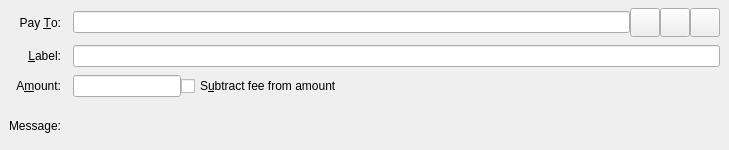
<?xml version="1.0" encoding="UTF-8"?>
<ui version="4.0">
 <class>SendCoinsEntry</class>
 <widget class="QStackedWidget" name="SendCoinsEntry">
  <property name="geometry">
   <rect>
    <x>0</x>
    <y>0</y>
    <width>729</width>
    <height>150</height>
   </rect>
  </property>
  <property name="focusPolicy">
   <enum>Qt::TabFocus</enum>
  </property>
  <property name="autoFillBackground">
   <bool>false</bool>
  </property>
  <widget class="QFrame" name="SendCoins">
   <property name="toolTip">
    <string>This is a normal payment.</string>
   </property>
   <property name="frameShape">
    <enum>QFrame::NoFrame</enum>
   </property>
   <layout class="QGridLayout" name="gridLayout">
    <property name="topMargin">
     <number>8</number>
    </property>
    <property name="bottomMargin">
     <number>4</number>
    </property>
    <property name="horizontalSpacing">
     <number>12</number>
    </property>
    <property name="verticalSpacing">
     <number>8</number>
    </property>
    <item row="2" column="1">
     <layout class="QHBoxLayout" name="horizontalLayoutAmount" stretch="0,1">
      <item>
       <widget class="PointsAmountField" name="payAmount"/>
      </item>
      <item>
       <widget class="QCheckBox" name="checkboxSubtractFeeFromAmount">
        <property name="toolTip">
         <string>The fee will be deducted from the amount being sent. The recipient will receive less points than you enter in the amount field. If multiple recipients are selected, the fee is split equally.</string>
        </property>
        <property name="text">
         <string>S&amp;ubtract fee from amount</string>
        </property>
       </widget>
      </item>
     </layout>
    </item>
    <item row="3" column="1">
     <widget class="QLabel" name="messageTextLabel">
      <property name="toolTip">
       <string>A message that was attached to the points: URI which will be stored with the transaction for your reference. Note: This message will not be sent over the points network.</string>
      </property>
      <property name="textFormat">
       <enum>Qt::PlainText</enum>
      </property>
     </widget>
    </item>
    <item row="1" column="0">
     <widget class="QLabel" name="labellLabel">
      <property name="text">
       <string>&amp;Label:</string>
      </property>
      <property name="alignment">
       <set>Qt::AlignRight|Qt::AlignTrailing|Qt::AlignVCenter</set>
      </property>
      <property name="buddy">
       <cstring>addAsLabel</cstring>
      </property>
     </widget>
    </item>
    <item row="0" column="1">
     <layout class="QHBoxLayout" name="payToLayout">
      <property name="spacing">
       <number>0</number>
      </property>
      <item>
       <widget class="QValidatedLineEdit" name="payTo">
        <property name="toolTip">
         <string>The points address to send the payment to</string>
        </property>
       </widget>
      </item>
      <item>
       <widget class="QToolButton" name="addressBookButton">
        <property name="toolTip">
         <string>Choose previously used address</string>
        </property>
        <property name="text">
         <string/>
        </property>
        <property name="icon">
         <iconset resource="../points.qrc">
          <normaloff>:/icons/address-book</normaloff>:/icons/address-book</iconset>
        </property>
        <property name="iconSize">
         <size>
          <width>22</width>
          <height>22</height>
         </size>
        </property>
        <property name="shortcut">
         <string>Alt+A</string>
        </property>
       </widget>
      </item>
      <item>
       <widget class="QToolButton" name="pasteButton">
        <property name="toolTip">
         <string>Paste address from clipboard</string>
        </property>
        <property name="text">
         <string/>
        </property>
        <property name="icon">
         <iconset resource="../points.qrc">
          <normaloff>:/icons/editpaste</normaloff>:/icons/editpaste</iconset>
        </property>
        <property name="iconSize">
         <size>
          <width>22</width>
          <height>22</height>
         </size>
        </property>
        <property name="shortcut">
         <string>Alt+P</string>
        </property>
       </widget>
      </item>
      <item> 
       <widget class="QToolButton" name="deleteButton">
        <property name="toolTip">
         <string>Remove this entry</string>
        </property>
        <property name="text">
         <string/>
        </property>
        <property name="icon">
         <iconset resource="../points.qrc">
          <normaloff>:/icons/remove</normaloff>:/icons/remove</iconset>
        </property>
        <property name="iconSize">
         <size>
          <width>22</width>
          <height>22</height>
         </size>
        </property>
       </widget>
      </item>
     </layout>
    </item>
    <item row="2" column="0">
     <widget class="QLabel" name="amountLabel">
      <property name="text">
       <string>A&amp;mount:</string>
      </property>
      <property name="alignment">
       <set>Qt::AlignRight|Qt::AlignTrailing|Qt::AlignVCenter</set>
      </property>
      <property name="buddy">
       <cstring>payAmount</cstring>
      </property>
     </widget>
    </item>
    <item row="1" column="1">
     <widget class="QLineEdit" name="addAsLabel">
      <property name="toolTip">
       <string>Enter a label for this address to add it to the list of used addresses</string>
      </property>
     </widget>
    </item>
    <item row="3" column="0">
     <widget class="QLabel" name="messageLabel">
      <property name="text">
       <string>Message:</string>
      </property>
      <property name="alignment">
       <set>Qt::AlignRight|Qt::AlignTrailing|Qt::AlignVCenter</set>
      </property>
     </widget>
    </item>
    <item row="0" column="0">
     <widget class="QLabel" name="payToLabel">
      <property name="text">
       <string>Pay &amp;To:</string>
      </property>
      <property name="alignment">
       <set>Qt::AlignRight|Qt::AlignTrailing|Qt::AlignVCenter</set>
      </property>
      <property name="buddy">
       <cstring>payTo</cstring>
      </property>
     </widget>
    </item>
   </layout>
  </widget>
  <widget class="QFrame" name="SendCoins_UnauthenticatedPaymentRequest">
   <property name="palette">
    <palette>
     <active>
      <colorrole role="WindowText">
       <brush brushstyle="SolidPattern">
        <color alpha="255">
         <red>0</red>
         <green>0</green>
         <blue>0</blue>
        </color>
       </brush>
      </colorrole>
      <colorrole role="Button">
       <brush brushstyle="SolidPattern">
        <color alpha="255">
         <red>255</red>
         <green>255</green>
         <blue>127</blue>
        </color>
       </brush>
      </colorrole>
      <colorrole role="Light">
       <brush brushstyle="SolidPattern">
        <color alpha="255">
         <red>255</red>
         <green>255</green>
         <blue>255</blue>
        </color>
       </brush>
      </colorrole>
      <colorrole role="Midlight">
       <brush brushstyle="SolidPattern">
        <color alpha="255">
         <red>255</red>
         <green>255</green>
         <blue>191</blue>
        </color>
       </brush>
      </colorrole>
      <colorrole role="Dark">
       <brush brushstyle="SolidPattern">
        <color alpha="255">
         <red>127</red>
         <green>127</green>
         <blue>63</blue>
        </color>
       </brush>
      </colorrole>
      <colorrole role="Mid">
       <brush brushstyle="SolidPattern">
        <color alpha="255">
         <red>170</red>
         <green>170</green>
         <blue>84</blue>
        </color>
       </brush>
      </colorrole>
      <colorrole role="Text">
       <brush brushstyle="SolidPattern">
        <color alpha="255">
         <red>0</red>
         <green>0</green>
         <blue>0</blue>
        </color>
       </brush>
      </colorrole>
      <colorrole role="BrightText">
       <brush brushstyle="SolidPattern">
        <color alpha="255">
         <red>255</red>
         <green>255</green>
         <blue>255</blue>
        </color>
       </brush>
      </colorrole>
      <colorrole role="ButtonText">
       <brush brushstyle="SolidPattern">
        <color alpha="255">
         <red>0</red>
         <green>0</green>
         <blue>0</blue>
        </color>
       </brush>
      </colorrole>
      <colorrole role="Base">
       <brush brushstyle="SolidPattern">
        <color alpha="255">
         <red>255</red>
         <green>255</green>
         <blue>255</blue>
        </color>
       </brush>
      </colorrole>
      <colorrole role="Window">
       <brush brushstyle="SolidPattern">
        <color alpha="255">
         <red>255</red>
         <green>255</green>
         <blue>127</blue>
        </color>
       </brush>
      </colorrole>
      <colorrole role="Shadow">
       <brush brushstyle="SolidPattern">
        <color alpha="255">
         <red>0</red>
         <green>0</green>
         <blue>0</blue>
        </color>
       </brush>
      </colorrole>
      <colorrole role="AlternateBase">
       <brush brushstyle="SolidPattern">
        <color alpha="255">
         <red>255</red>
         <green>255</green>
         <blue>191</blue>
        </color>
       </brush>
      </colorrole>
      <colorrole role="ToolTipBase">
       <brush brushstyle="SolidPattern">
        <color alpha="255">
         <red>255</red>
         <green>255</green>
         <blue>220</blue>
        </color>
       </brush>
      </colorrole>
      <colorrole role="ToolTipText">
       <brush brushstyle="SolidPattern">
        <color alpha="255">
         <red>0</red>
         <green>0</green>
         <blue>0</blue>
        </color>
       </brush>
      </colorrole>
     </active>
     <inactive>
      <colorrole role="WindowText">
       <brush brushstyle="SolidPattern">
        <color alpha="255">
         <red>0</red>
         <green>0</green>
         <blue>0</blue>
        </color>
       </brush>
      </colorrole>
      <colorrole role="Button">
       <brush brushstyle="SolidPattern">
        <color alpha="255">
         <red>255</red>
         <green>255</green>
         <blue>127</blue>
        </color>
       </brush>
      </colorrole>
      <colorrole role="Light">
       <brush brushstyle="SolidPattern">
        <color alpha="255">
         <red>255</red>
         <green>255</green>
         <blue>255</blue>
        </color>
       </brush>
      </colorrole>
      <colorrole role="Midlight">
       <brush brushstyle="SolidPattern">
        <color alpha="255">
         <red>255</red>
         <green>255</green>
         <blue>191</blue>
        </color>
       </brush>
      </colorrole>
      <colorrole role="Dark">
       <brush brushstyle="SolidPattern">
        <color alpha="255">
         <red>127</red>
         <green>127</green>
         <blue>63</blue>
        </color>
       </brush>
      </colorrole>
      <colorrole role="Mid">
       <brush brushstyle="SolidPattern">
        <color alpha="255">
         <red>170</red>
         <green>170</green>
         <blue>84</blue>
        </color>
       </brush>
      </colorrole>
      <colorrole role="Text">
       <brush brushstyle="SolidPattern">
        <color alpha="255">
         <red>0</red>
         <green>0</green>
         <blue>0</blue>
        </color>
       </brush>
      </colorrole>
      <colorrole role="BrightText">
       <brush brushstyle="SolidPattern">
        <color alpha="255">
         <red>255</red>
         <green>255</green>
         <blue>255</blue>
        </color>
       </brush>
      </colorrole>
      <colorrole role="ButtonText">
       <brush brushstyle="SolidPattern">
        <color alpha="255">
         <red>0</red>
         <green>0</green>
         <blue>0</blue>
        </color>
       </brush>
      </colorrole>
      <colorrole role="Base">
       <brush brushstyle="SolidPattern">
        <color alpha="255">
         <red>255</red>
         <green>255</green>
         <blue>255</blue>
        </color>
       </brush>
      </colorrole>
      <colorrole role="Window">
       <brush brushstyle="SolidPattern">
        <color alpha="255">
         <red>255</red>
         <green>255</green>
         <blue>127</blue>
        </color>
       </brush>
      </colorrole>
      <colorrole role="Shadow">
       <brush brushstyle="SolidPattern">
        <color alpha="255">
         <red>0</red>
         <green>0</green>
         <blue>0</blue>
        </color>
       </brush>
      </colorrole>
      <colorrole role="AlternateBase">
       <brush brushstyle="SolidPattern">
        <color alpha="255">
         <red>255</red>
         <green>255</green>
         <blue>191</blue>
        </color>
       </brush>
      </colorrole>
      <colorrole role="ToolTipBase">
       <brush brushstyle="SolidPattern">
        <color alpha="255">
         <red>255</red>
         <green>255</green>
         <blue>220</blue>
        </color>
       </brush>
      </colorrole>
      <colorrole role="ToolTipText">
       <brush brushstyle="SolidPattern">
        <color alpha="255">
         <red>0</red>
         <green>0</green>
         <blue>0</blue>
        </color>
       </brush>
      </colorrole>
     </inactive>
     <disabled>
      <colorrole role="WindowText">
       <brush brushstyle="SolidPattern">
        <color alpha="255">
         <red>127</red>
         <green>127</green>
         <blue>63</blue>
        </color>
       </brush>
      </colorrole>
      <colorrole role="Button">
       <brush brushstyle="SolidPattern">
        <color alpha="255">
         <red>255</red>
         <green>255</green>
         <blue>127</blue>
        </color>
       </brush>
      </colorrole>
      <colorrole role="Light">
       <brush brushstyle="SolidPattern">
        <color alpha="255">
         <red>255</red>
         <green>255</green>
         <blue>255</blue>
        </color>
       </brush>
      </colorrole>
      <colorrole role="Midlight">
       <brush brushstyle="SolidPattern">
        <color alpha="255">
         <red>255</red>
         <green>255</green>
         <blue>191</blue>
        </color>
       </brush>
      </colorrole>
      <colorrole role="Dark">
       <brush brushstyle="SolidPattern">
        <color alpha="255">
         <red>127</red>
         <green>127</green>
         <blue>63</blue>
        </color>
       </brush>
      </colorrole>
      <colorrole role="Mid">
       <brush brushstyle="SolidPattern">
        <color alpha="255">
         <red>170</red>
         <green>170</green>
         <blue>84</blue>
        </color>
       </brush>
      </colorrole>
      <colorrole role="Text">
       <brush brushstyle="SolidPattern">
        <color alpha="255">
         <red>127</red>
         <green>127</green>
         <blue>63</blue>
        </color>
       </brush>
      </colorrole>
      <colorrole role="BrightText">
       <brush brushstyle="SolidPattern">
        <color alpha="255">
         <red>255</red>
         <green>255</green>
         <blue>255</blue>
        </color>
       </brush>
      </colorrole>
      <colorrole role="ButtonText">
       <brush brushstyle="SolidPattern">
        <color alpha="255">
         <red>127</red>
         <green>127</green>
         <blue>63</blue>
        </color>
       </brush>
      </colorrole>
      <colorrole role="Base">
       <brush brushstyle="SolidPattern">
        <color alpha="255">
         <red>255</red>
         <green>255</green>
         <blue>127</blue>
        </color>
       </brush>
      </colorrole>
      <colorrole role="Window">
       <brush brushstyle="SolidPattern">
        <color alpha="255">
         <red>255</red>
         <green>255</green>
         <blue>127</blue>
        </color>
       </brush>
      </colorrole>
      <colorrole role="Shadow">
       <brush brushstyle="SolidPattern">
        <color alpha="255">
         <red>0</red>
         <green>0</green>
         <blue>0</blue>
        </color>
       </brush>
      </colorrole>
      <colorrole role="AlternateBase">
       <brush brushstyle="SolidPattern">
        <color alpha="255">
         <red>255</red>
         <green>255</green>
         <blue>127</blue>
        </color>
       </brush>
      </colorrole>
      <colorrole role="ToolTipBase">
       <brush brushstyle="SolidPattern">
        <color alpha="255">
         <red>255</red>
         <green>255</green>
         <blue>220</blue>
        </color>
       </brush>
      </colorrole>
      <colorrole role="ToolTipText">
       <brush brushstyle="SolidPattern">
        <color alpha="255">
         <red>0</red>
         <green>0</green>
         <blue>0</blue>
        </color>
       </brush>
      </colorrole>
     </disabled>
    </palette>
   </property>
   <property name="toolTip">
    <string>This is an unauthenticated payment request.</string>
   </property>
   <property name="autoFillBackground">
    <bool>true</bool>
   </property>
   <property name="frameShape">
    <enum>QFrame::NoFrame</enum>
   </property>
   <layout class="QGridLayout" name="gridLayout_is">
    <property name="spacing">
     <number>12</number>
    </property>
    <item row="0" column="0">
     <widget class="QLabel" name="payToLabel_is">
      <property name="text">
       <string>Pay To:</string>
      </property>
      <property name="alignment">
       <set>Qt::AlignRight|Qt::AlignTrailing|Qt::AlignVCenter</set>
      </property>
     </widget>
    </item>
    <item row="0" column="1">
     <layout class="QHBoxLayout" name="payToLayout_is">
      <property name="spacing">
       <number>0</number>
      </property>
      <item>
       <widget class="QLabel" name="payTo_is"/>
      </item>
      <item>
       <widget class="QToolButton" name="deleteButton_is">
        <property name="toolTip">
         <string>Remove this entry</string>
        </property>
        <property name="text">
         <string/>
        </property>
        <property name="icon">
         <iconset resource="../points.qrc">
          <normaloff>:/icons/remove</normaloff>:/icons/remove</iconset>
        </property>
       </widget>
      </item>
     </layout>
    </item>
    <item row="1" column="0">
     <widget class="QLabel" name="memoLabel_is">
      <property name="text">
       <string>Memo:</string>
      </property>
      <property name="alignment">
       <set>Qt::AlignRight|Qt::AlignTrailing|Qt::AlignVCenter</set>
      </property>
     </widget>
    </item>
    <item row="1" column="1">
     <widget class="QLabel" name="memoTextLabel_is">
      <property name="textFormat">
       <enum>Qt::PlainText</enum>
      </property>
     </widget>
    </item>
    <item row="2" column="0">
     <widget class="QLabel" name="amountLabel_is">
      <property name="text">
       <string>A&amp;mount:</string>
      </property>
      <property name="alignment">
       <set>Qt::AlignRight|Qt::AlignTrailing|Qt::AlignVCenter</set>
      </property>
      <property name="buddy">
       <cstring>payAmount_is</cstring>
      </property>
     </widget>
    </item>
    <item row="2" column="1">
     <widget class="PointsAmountField" name="payAmount_is">
      <property name="acceptDrops">
       <bool>false</bool>
      </property>
     </widget>
    </item>
   </layout>
  </widget>
  <widget class="QFrame" name="SendCoins_AuthenticatedPaymentRequest">
   <property name="palette">
    <palette>
     <active>
      <colorrole role="WindowText">
       <brush brushstyle="SolidPattern">
        <color alpha="255">
         <red>0</red>
         <green>0</green>
         <blue>0</blue>
        </color>
       </brush>
      </colorrole>
      <colorrole role="Button">
       <brush brushstyle="SolidPattern">
        <color alpha="255">
         <red>140</red>
         <green>232</green>
         <blue>119</blue>
        </color>
       </brush>
      </colorrole>
      <colorrole role="Light">
       <brush brushstyle="SolidPattern">
        <color alpha="255">
         <red>230</red>
         <green>255</green>
         <blue>224</blue>
        </color>
       </brush>
      </colorrole>
      <colorrole role="Midlight">
       <brush brushstyle="SolidPattern">
        <color alpha="255">
         <red>185</red>
         <green>243</green>
         <blue>171</blue>
        </color>
       </brush>
      </colorrole>
      <colorrole role="Dark">
       <brush brushstyle="SolidPattern">
        <color alpha="255">
         <red>70</red>
         <green>116</green>
         <blue>59</blue>
        </color>
       </brush>
      </colorrole>
      <colorrole role="Mid">
       <brush brushstyle="SolidPattern">
        <color alpha="255">
         <red>93</red>
         <green>155</green>
         <blue>79</blue>
        </color>
       </brush>
      </colorrole>
      <colorrole role="Text">
       <brush brushstyle="SolidPattern">
        <color alpha="255">
         <red>0</red>
         <green>0</green>
         <blue>0</blue>
        </color>
       </brush>
      </colorrole>
      <colorrole role="BrightText">
       <brush brushstyle="SolidPattern">
        <color alpha="255">
         <red>155</red>
         <green>255</green>
         <blue>147</blue>
        </color>
       </brush>
      </colorrole>
      <colorrole role="ButtonText">
       <brush brushstyle="SolidPattern">
        <color alpha="255">
         <red>0</red>
         <green>0</green>
         <blue>0</blue>
        </color>
       </brush>
      </colorrole>
      <colorrole role="Base">
       <brush brushstyle="SolidPattern">
        <color alpha="255">
         <red>119</red>
         <green>255</green>
         <blue>233</blue>
        </color>
       </brush>
      </colorrole>
      <colorrole role="Window">
       <brush brushstyle="SolidPattern">
        <color alpha="255">
         <red>140</red>
         <green>232</green>
         <blue>119</blue>
        </color>
       </brush>
      </colorrole>
      <colorrole role="Shadow">
       <brush brushstyle="SolidPattern">
        <color alpha="255">
         <red>0</red>
         <green>0</green>
         <blue>0</blue>
        </color>
       </brush>
      </colorrole>
      <colorrole role="AlternateBase">
       <brush brushstyle="SolidPattern">
        <color alpha="255">
         <red>197</red>
         <green>243</green>
         <blue>187</blue>
        </color>
       </brush>
      </colorrole>
      <colorrole role="NoRole">
       <brush brushstyle="SolidPattern">
        <color alpha="255">
         <red>125</red>
         <green>194</green>
         <blue>122</blue>
        </color>
       </brush>
      </colorrole>
      <colorrole role="ToolTipBase">
       <brush brushstyle="SolidPattern">
        <color alpha="255">
         <red>255</red>
         <green>255</green>
         <blue>220</blue>
        </color>
       </brush>
      </colorrole>
      <colorrole role="ToolTipText">
       <brush brushstyle="SolidPattern">
        <color alpha="255">
         <red>0</red>
         <green>0</green>
         <blue>0</blue>
        </color>
       </brush>
      </colorrole>
     </active>
     <inactive>
      <colorrole role="WindowText">
       <brush brushstyle="SolidPattern">
        <color alpha="255">
         <red>0</red>
         <green>0</green>
         <blue>0</blue>
        </color>
       </brush>
      </colorrole>
      <colorrole role="Button">
       <brush brushstyle="SolidPattern">
        <color alpha="255">
         <red>140</red>
         <green>232</green>
         <blue>119</blue>
        </color>
       </brush>
      </colorrole>
      <colorrole role="Light">
       <brush brushstyle="SolidPattern">
        <color alpha="255">
         <red>230</red>
         <green>255</green>
         <blue>224</blue>
        </color>
       </brush>
      </colorrole>
      <colorrole role="Midlight">
       <brush brushstyle="SolidPattern">
        <color alpha="255">
         <red>185</red>
         <green>243</green>
         <blue>171</blue>
        </color>
       </brush>
      </colorrole>
      <colorrole role="Dark">
       <brush brushstyle="SolidPattern">
        <color alpha="255">
         <red>70</red>
         <green>116</green>
         <blue>59</blue>
        </color>
       </brush>
      </colorrole>
      <colorrole role="Mid">
       <brush brushstyle="SolidPattern">
        <color alpha="255">
         <red>93</red>
         <green>155</green>
         <blue>79</blue>
        </color>
       </brush>
      </colorrole>
      <colorrole role="Text">
       <brush brushstyle="SolidPattern">
        <color alpha="255">
         <red>0</red>
         <green>0</green>
         <blue>0</blue>
        </color>
       </brush>
      </colorrole>
      <colorrole role="BrightText">
       <brush brushstyle="SolidPattern">
        <color alpha="255">
         <red>155</red>
         <green>255</green>
         <blue>147</blue>
        </color>
       </brush>
      </colorrole>
      <colorrole role="ButtonText">
       <brush brushstyle="SolidPattern">
        <color alpha="255">
         <red>0</red>
         <green>0</green>
         <blue>0</blue>
        </color>
       </brush>
      </colorrole>
      <colorrole role="Base">
       <brush brushstyle="SolidPattern">
        <color alpha="255">
         <red>119</red>
         <green>255</green>
         <blue>233</blue>
        </color>
       </brush>
      </colorrole>
      <colorrole role="Window">
       <brush brushstyle="SolidPattern">
        <color alpha="255">
         <red>140</red>
         <green>232</green>
         <blue>119</blue>
        </color>
       </brush>
      </colorrole>
      <colorrole role="Shadow">
       <brush brushstyle="SolidPattern">
        <color alpha="255">
         <red>0</red>
         <green>0</green>
         <blue>0</blue>
        </color>
       </brush>
      </colorrole>
      <colorrole role="AlternateBase">
       <brush brushstyle="SolidPattern">
        <color alpha="255">
         <red>197</red>
         <green>243</green>
         <blue>187</blue>
        </color>
       </brush>
      </colorrole>
      <colorrole role="NoRole">
       <brush brushstyle="SolidPattern">
        <color alpha="255">
         <red>125</red>
         <green>194</green>
         <blue>122</blue>
        </color>
       </brush>
      </colorrole>
      <colorrole role="ToolTipBase">
       <brush brushstyle="SolidPattern">
        <color alpha="255">
         <red>255</red>
         <green>255</green>
         <blue>220</blue>
        </color>
       </brush>
      </colorrole>
      <colorrole role="ToolTipText">
       <brush brushstyle="SolidPattern">
        <color alpha="255">
         <red>0</red>
         <green>0</green>
         <blue>0</blue>
        </color>
       </brush>
      </colorrole>
     </inactive>
     <disabled>
      <colorrole role="WindowText">
       <brush brushstyle="SolidPattern">
        <color alpha="255">
         <red>70</red>
         <green>116</green>
         <blue>59</blue>
        </color>
       </brush>
      </colorrole>
      <colorrole role="Button">
       <brush brushstyle="SolidPattern">
        <color alpha="255">
         <red>140</red>
         <green>232</green>
         <blue>119</blue>
        </color>
       </brush>
      </colorrole>
      <colorrole role="Light">
       <brush brushstyle="SolidPattern">
        <color alpha="255">
         <red>230</red>
         <green>255</green>
         <blue>224</blue>
        </color>
       </brush>
      </colorrole>
      <colorrole role="Midlight">
       <brush brushstyle="SolidPattern">
        <color alpha="255">
         <red>185</red>
         <green>243</green>
         <blue>171</blue>
        </color>
       </brush>
      </colorrole>
      <colorrole role="Dark">
       <brush brushstyle="SolidPattern">
        <color alpha="255">
         <red>70</red>
         <green>116</green>
         <blue>59</blue>
        </color>
       </brush>
      </colorrole>
      <colorrole role="Mid">
       <brush brushstyle="SolidPattern">
        <color alpha="255">
         <red>93</red>
         <green>155</green>
         <blue>79</blue>
        </color>
       </brush>
      </colorrole>
      <colorrole role="Text">
       <brush brushstyle="SolidPattern">
        <color alpha="255">
         <red>70</red>
         <green>116</green>
         <blue>59</blue>
        </color>
       </brush>
      </colorrole>
      <colorrole role="BrightText">
       <brush brushstyle="SolidPattern">
        <color alpha="255">
         <red>155</red>
         <green>255</green>
         <blue>147</blue>
        </color>
       </brush>
      </colorrole>
      <colorrole role="ButtonText">
       <brush brushstyle="SolidPattern">
        <color alpha="255">
         <red>70</red>
         <green>116</green>
         <blue>59</blue>
        </color>
       </brush>
      </colorrole>
      <colorrole role="Base">
       <brush brushstyle="SolidPattern">
        <color alpha="255">
         <red>140</red>
         <green>232</green>
         <blue>119</blue>
        </color>
       </brush>
      </colorrole>
      <colorrole role="Window">
       <brush brushstyle="SolidPattern">
        <color alpha="255">
         <red>140</red>
         <green>232</green>
         <blue>119</blue>
        </color>
       </brush>
      </colorrole>
      <colorrole role="Shadow">
       <brush brushstyle="SolidPattern">
        <color alpha="255">
         <red>0</red>
         <green>0</green>
         <blue>0</blue>
        </color>
       </brush>
      </colorrole>
      <colorrole role="AlternateBase">
       <brush brushstyle="SolidPattern">
        <color alpha="255">
         <red>140</red>
         <green>232</green>
         <blue>119</blue>
        </color>
       </brush>
      </colorrole>
      <colorrole role="NoRole">
       <brush brushstyle="SolidPattern">
        <color alpha="255">
         <red>125</red>
         <green>194</green>
         <blue>122</blue>
        </color>
       </brush>
      </colorrole>
      <colorrole role="ToolTipBase">
       <brush brushstyle="SolidPattern">
        <color alpha="255">
         <red>255</red>
         <green>255</green>
         <blue>220</blue>
        </color>
       </brush>
      </colorrole>
      <colorrole role="ToolTipText">
       <brush brushstyle="SolidPattern">
        <color alpha="255">
         <red>0</red>
         <green>0</green>
         <blue>0</blue>
        </color>
       </brush>
      </colorrole>
     </disabled>
    </palette>
   </property>
   <property name="toolTip">
    <string>This is an authenticated payment request.</string>
   </property>
   <property name="autoFillBackground">
    <bool>true</bool>
   </property>
   <property name="frameShape">
    <enum>QFrame::NoFrame</enum>
   </property>
   <layout class="QGridLayout" name="gridLayout_s">
    <property name="spacing">
     <number>12</number>
    </property>
    <item row="0" column="0">
     <widget class="QLabel" name="payToLabel_s">
      <property name="text">
       <string>Pay To:</string>
      </property>
      <property name="alignment">
       <set>Qt::AlignRight|Qt::AlignTrailing|Qt::AlignVCenter</set>
      </property>
     </widget>
    </item>
    <item row="0" column="1">
     <layout class="QHBoxLayout" name="payToLayout_s">
      <property name="spacing">
       <number>0</number>
      </property>
      <item>
       <widget class="QLabel" name="payTo_s">
        <property name="textFormat">
         <enum>Qt::PlainText</enum>
        </property>
       </widget>
      </item>
      <item>
       <widget class="QToolButton" name="deleteButton_s">
        <property name="toolTip">
         <string>Remove this entry</string>
        </property>
        <property name="text">
         <string/>
        </property>
        <property name="icon">
         <iconset resource="../points.qrc">
          <normaloff>:/icons/remove</normaloff>:/icons/remove</iconset>
        </property>
       </widget>
      </item>
     </layout>
    </item>
    <item row="1" column="0">
     <widget class="QLabel" name="memoLabel_s">
      <property name="text">
       <string>Memo:</string>
      </property>
      <property name="alignment">
       <set>Qt::AlignRight|Qt::AlignTrailing|Qt::AlignVCenter</set>
      </property>
     </widget>
    </item>
    <item row="1" column="1">
     <widget class="QLabel" name="memoTextLabel_s">
      <property name="textFormat">
       <enum>Qt::PlainText</enum>
      </property>
     </widget>
    </item>
    <item row="2" column="0">
     <widget class="QLabel" name="amountLabel_s">
      <property name="text">
       <string>A&amp;mount:</string>
      </property>
      <property name="alignment">
       <set>Qt::AlignRight|Qt::AlignTrailing|Qt::AlignVCenter</set>
      </property>
      <property name="buddy">
       <cstring>payAmount_s</cstring>
      </property>
     </widget>
    </item>
    <item row="2" column="1">
     <widget class="PointsAmountField" name="payAmount_s">
      <property name="acceptDrops">
       <bool>false</bool>
      </property>
     </widget>
    </item>
   </layout>
  </widget>
 </widget>
 <customwidgets>
  <customwidget>
   <class>QValidatedLineEdit</class>
   <extends>QLineEdit</extends>
   <header>qvalidatedlineedit.h</header>
  </customwidget>
  <customwidget>
   <class>PointsAmountField</class>
   <extends>QLineEdit</extends>
   <header>pointsamountfield.h</header>
   <container>1</container>
  </customwidget>
 </customwidgets>
 <tabstops>
  <tabstop>payTo</tabstop>
  <tabstop>addressBookButton</tabstop>
  <tabstop>pasteButton</tabstop>
  <tabstop>deleteButton</tabstop>
  <tabstop>addAsLabel</tabstop>
  <tabstop>payAmount</tabstop>
  <tabstop>payAmount_is</tabstop>
  <tabstop>deleteButton_is</tabstop>
  <tabstop>payAmount_s</tabstop>
  <tabstop>deleteButton_s</tabstop>
 </tabstops>
 <resources>
  <include location="../points.qrc"/>
 </resources>
 <connections/>
</ui>
